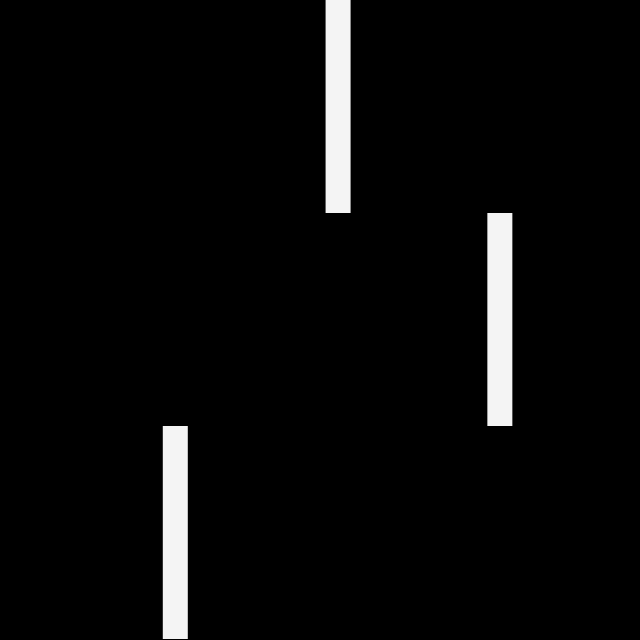
Frame 1 (no input)
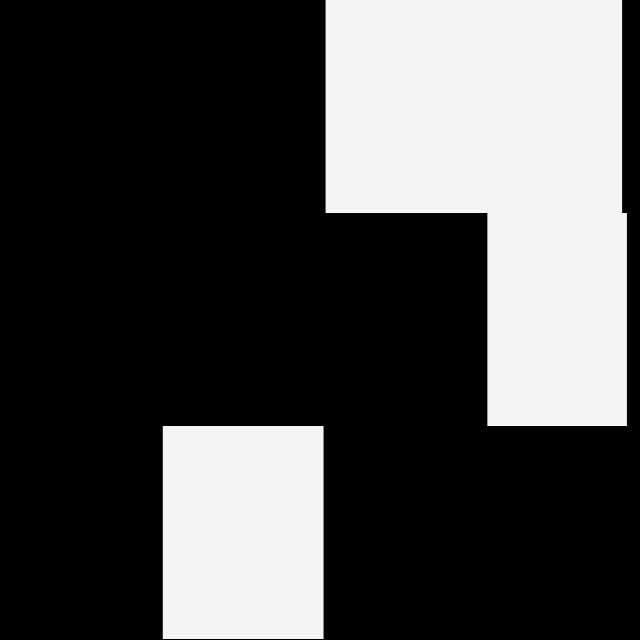
Frame 60 (the mouse pressed at the canvas centre just before this capture)
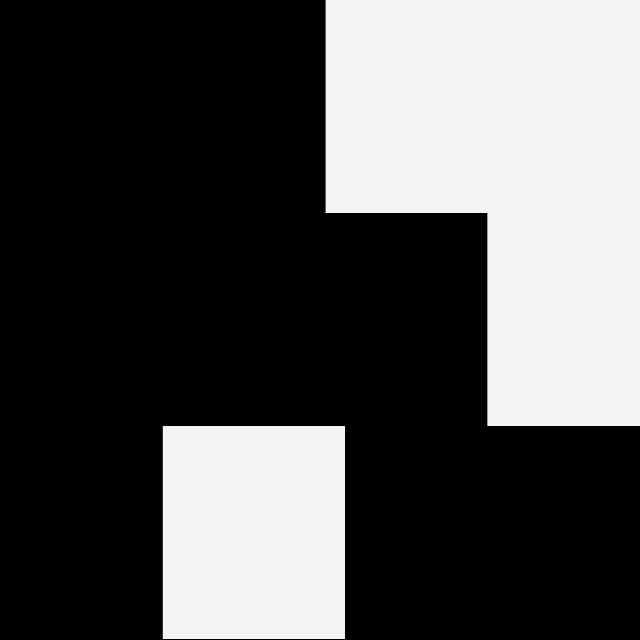
Frame 120 (the mouse held since frame 60 and released just before this capture)

The Processing sketch that drew these frames (run headless with seeded random() and noise(); from frame 60 on, the mouse is pressed at the canvas centre):

// Processing sketch: build
// ── build.pde
/*
 * the map() function -> recap
 * map() allows you to move a given range of values into a new range of values.
 * The function takes 5 parameters.
 * The first parameter is the input value to be converted.
 * Parameters 2 and 3 define the minimum and maximum value of the original value range.
 * Parameters 4 and 5 define the minimum and maximum value of the desired value range.
 */

void setup() {
  size(640, 640);
  background(0);
  fill(#f4f4f4);
  noStroke();
}

void draw () {
  translate(width/2, 0);
  float h = height/3;
  float wave_1 = sin(radians(frameCount)) * width/2;
  rect(wave_1, 0, 25, h);

  float wave_2 = map(sin(radians(frameCount)), -1, 1, 30, 300);
  rect(wave_2, h, 25, h);

  float wave_3 = map(sin(radians(frameCount)), -1, 1, -width/2, 0);
  rect(wave_3, h*2, 25, h);
}
